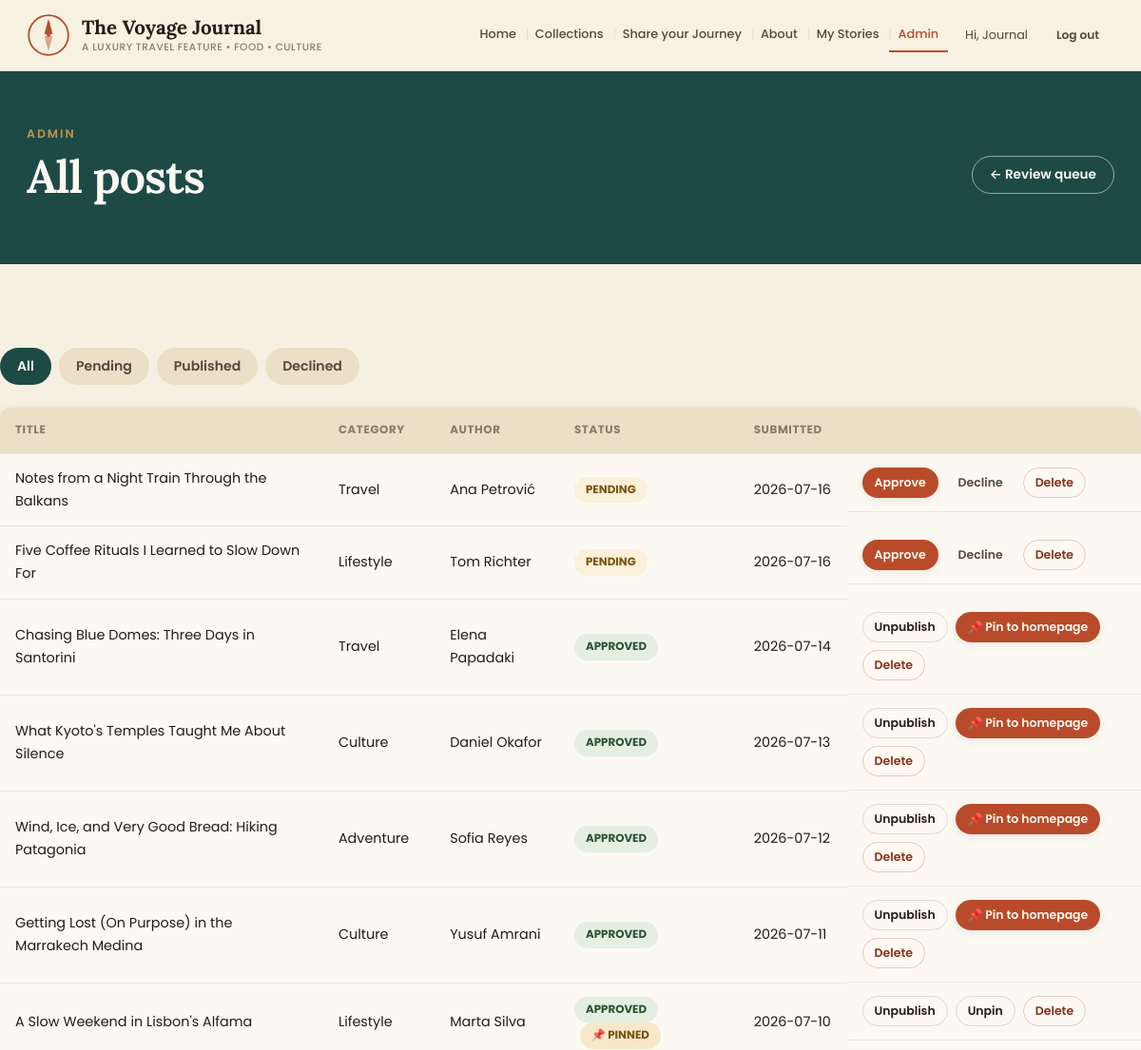
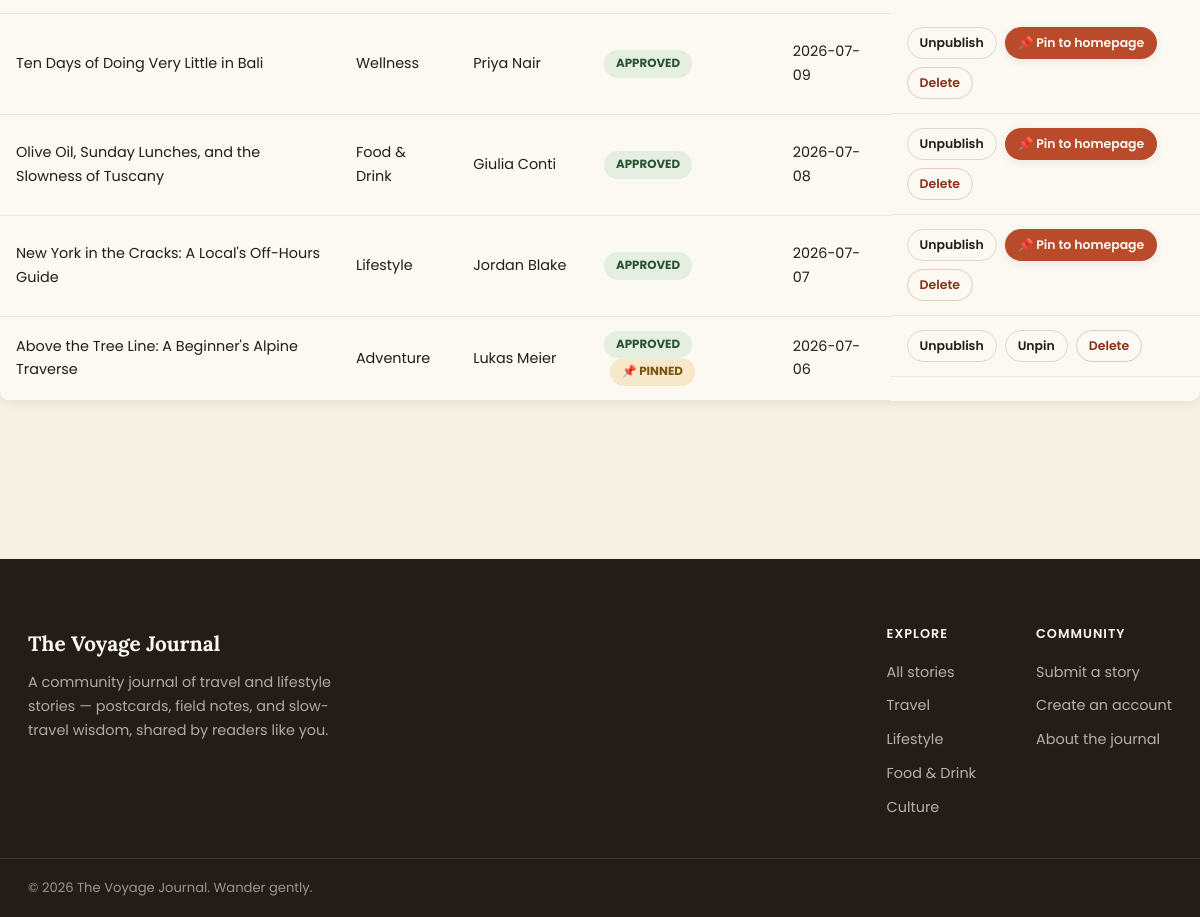
The app's page /admin/posts (signed in) with its own data (2 pictures, top to bottom).
### tables this page shows
CREATE TABLE users (
    id            INTEGER PRIMARY KEY AUTOINCREMENT,
    name          TEXT NOT NULL,
    email         TEXT UNIQUE NOT NULL,
    password_hash TEXT NOT NULL,
    role          TEXT NOT NULL DEFAULT 'user' CHECK (role IN ('user', 'admin')),
    created_at    TEXT NOT NULL DEFAULT (datetime('now'))
);

CREATE TABLE posts (
    id                   INTEGER PRIMARY KEY AUTOINCREMENT,
    title                TEXT NOT NULL,
    slug                 TEXT UNIQUE NOT NULL,
    excerpt              TEXT,
    content              TEXT NOT NULL,
    cover_image          TEXT,
    category             TEXT NOT NULL,
    location             TEXT,
    author_name          TEXT NOT NULL,
    author_email         TEXT,
    submitted_by_user_id INTEGER REFERENCES users(id) ON DELETE SET NULL,
    status               TEXT NOT NULL DEFAULT 'pending' CHECK (status IN ('pending', 'approved', 'rejected')),
    admin_note           TEXT,
    view_count           INTEGER NOT NULL DEFAULT 0,
    share_count          INTEGER NOT NULL DEFAULT 0,
    pinned               INTEGER NOT NULL DEFAULT 0,
    pinned_at            TEXT,
    created_at           TEXT NOT NULL DEFAULT (datetime('now')),
    approved_at          TEXT
);

### app/admin.py (the view)
@bp.route("/posts")
@admin_required
def all_posts():
    db = get_db()
    status = request.args.get("status", "").strip()
    query = "SELECT * FROM posts"
    params = []
    if status in ("pending", "approved", "rejected"):
        query += " WHERE status = ?"
        params.append(status)
    query += " ORDER BY created_at DESC"
    posts = db.execute(query, params).fetchall()
    return render_template("admin_posts.html", posts=posts, active_status=status)

### app/db.py (called while the page is built)
def get_db():
    if "db" not in g:
        g.db = sqlite3.connect(
            current_app.config["DATABASE"],
            detect_types=sqlite3.PARSE_DECLTYPES,
        )
        g.db.row_factory = sqlite3.Row
        g.db.execute("PRAGMA foreign_keys = ON")
    return g.db

### app/utils.py (called while the page is built)
def load_logged_in_user():
    user_id = session.get("user_id")
    if user_id is None:
        g.user = None
    else:
        g.user = get_db().execute(
            "SELECT * FROM users WHERE id = ?", (user_id,)
        ).fetchone()

def admin_required(view):
    @functools.wraps(view)
    def wrapped_view(**kwargs):
        if g.user is None:
            flash("Please log in as an admin to continue.", "warning")
            return redirect(url_for("auth.login", next=request.path))
        if g.user["role"] != "admin":
            flash("That page is for admins only.", "error")
            return redirect(url_for("blog.home"))
        return view(**kwargs)
    return wrapped_view

def csrf_token() -> str:
    if "csrf_token" not in session:
        session["csrf_token"] = secrets.token_hex(24)
    return session["csrf_token"]

### templates/admin_posts.html (shortened to what this page needs)
{% extends "base.html" %}
{% block body_class %}page-admin{% endblock %}
{% block content %}
<section class="page-header page-header-admin">
  <div class="wrap admin-header-row">
    <div>
      <p class="eyebrow eyebrow-light">Admin</p>
      <h1>All posts</h1>
    </div>
    <a class="btn btn-outline-light btn-sm" href="{{ url_for('admin.dashboard') }}">← Review queue</a>
  </div>
</section>
<section class="wrap section">
  <div class="filter-tabs">
    <a href="{{ url_for('admin.all_posts') }}" class="{{ 'active' if not active_status }}">All</a>
    <a href="{{ url_for('admin.all_posts', status='pending') }}" class="{{ 'active' if active_status == 'pending' }}">Pending</a>
    <a href="{{ url_for('admin.all_posts', status='approved') }}" class="{{ 'active' if active_status == 'approved' }}">Published</a>
    <a href="{{ url_for('admin.all_posts', status='rejected') }}" class="{{ 'active' if active_status == 'rejected' }}">Declined</a>
  </div>
  <table class="admin-table">
    <thead>
      <tr><th>Title</th><th>Category</th><th>Author</th><th>Status</th><th>Submitted</th><th></th></tr>
    </thead>
    <tbody>
      {% for post in posts %}
      <tr>
        <td><a href="{{ url_for('blog.detail', slug=post.slug) }}">{{ post.title }}</a></td>
        <td>{{ post.category }}</td>
        <td>{{ post.author_name }}</td>
        <td>
          <span class="status-pill status-{{ post.status }}">{{ post.status }}</span>
          {% if post.pinned %}<span class="status-pill status-pinned">📌 pinned</span>{% endif %}
        </td>
        <td>{{ post.created_at[:10] }}</td>
        <td class="table-actions">
          {% if post.status == 'pending' %}
          <form method="post" action="{{ url_for('admin.approve', post_id=post.id) }}">
            <button type="submit" class="btn btn-primary btn-xs">Approve</button>
          </form>
          <form method="post" action="{{ url_for('admin.reject', post_id=post.id) }}">
            <button type="submit" class="btn btn-ghost btn-xs">Decline</button>
          </form>
          {% elif post.status == 'approved' %}
          <form method="post" action="{{ url_for('admin.unpublish', post_id=post.id) }}">
            <button type="submit" class="btn btn-outline btn-xs">Unpublish</button>
          </form>
          {% if post.pinned %}
          <form method="post" action="{{ url_for('admin.unpin', post_id=post.id) }}">
            <button type="submit" class="btn btn-outline btn-xs">Unpin</button>
          </form>
          {% else %}
          <form method="post" action="{{ url_for('admin.pin', post_id=post.id) }}">
            <button type="submit" class="btn btn-primary btn-xs">📌 Pin to homepage</button>
          </form>
          {% endif %}
          {% endif %}
          <form method="post" action="{{ url_for('admin.delete', post_id=post.id) }}"
                onsubmit='return confirm({{ ("Permanently delete “" ~ post.title ~ "”? This removes it, its photos, likes, and comments. This cannot be undone.") | tojson }})'>
            <button type="submit" class="btn btn-danger btn-xs">Delete</button>
          </form>
        </td>
      </tr>
      {% else %}
      <tr><td colspan="6" class="table-empty">No posts here.</td></tr>
      {% endfor %}
    </tbody>
  </table>
</section>
{% endblock %}

### templates/base.html (shortened to what this page needs)
<!DOCTYPE html>
<html lang="en">
<head>
<link rel="stylesheet" href="{{ url_for('static', filename='css/style.css') }}">
</head>
<body class="{% block body_class %}{% endblock %}">
<header class="site-header">
  <div class="wrap header-inner">
    <a class="brand" href="{{ url_for('blog.home') }}">
      <span class="brand-mark" aria-hidden="true">
        <svg viewBox="0 0 64 64" width="46" height="46">
          <text x="32" y="16" text-anchor="middle" font-size="6" fill="currentColor" font-family="Poppins, sans-serif" font-weight="600">N</text>
        </svg>
      </span>
      <span class="brand-text">
        <span class="brand-name">{{ site.name }}</span>
        <span class="brand-tagline">{{ site.header_tagline }}</span>
      </span>
    </a>
    <nav class="main-nav" aria-label="Primary">
      <a href="{{ url_for('blog.home') }}" class="{{ 'active' if request.endpoint == 'blog.home' else '' }}">Home</a>
      <a href="{{ url_for('blog.listing') }}" class="{{ 'active' if request.endpoint == 'blog.listing' else '' }}">Collections</a>
      <a href="{{ url_for('blog.submit') }}" class="{{ 'active' if request.endpoint == 'blog.submit' else '' }}">Share your Journey</a>
      <a href="{{ url_for('blog.about') }}" class="{{ 'active' if request.endpoint == 'blog.about' else '' }}">About</a>
      {% if current_user %}
      <a href="{{ url_for('blog.my_stories') }}" class="{{ 'active' if request.endpoint == 'blog.my_stories' else '' }}">My Stories</a>
      {% endif %}
      {% if current_user and current_user['role'] == 'admin' %}
      <a href="{{ url_for('admin.dashboard') }}" class="{{ 'active' if request.blueprint == 'admin' else '' }}">Admin</a>
      {% endif %}
    </nav>
    <div class="header-actions">
      {% if current_user %}
        <span class="header-user">Hi, {{ current_user['name'].split(' ')[0] }}</span>
        <a class="btn btn-ghost btn-sm" href="{{ url_for('auth.logout') }}">Log out</a>
      {% else %}
        <a class="btn btn-ghost btn-sm" href="{{ url_for('auth.login') }}">Log in</a>
        <a class="btn btn-primary btn-sm" href="{{ url_for('auth.signup') }}">Subscribe</a>
      {% endif %}
    </div>
  </div>
</header>
<main id="main">
{% block content %}{% endblock %}
</main>
<footer class="site-footer">
  <div class="wrap footer-inner">
    <div class="footer-brand">
      <span class="brand-name">{{ site.name }}</span>
      <p>{{ site.description }}</p>
    </div>
    <div class="footer-cols">
      <div>
        <h4>Explore</h4>
        <a href="{{ url_for('blog.listing') }}">All stories</a>
        {% for cat in categories[:4] %}
        <a href="{{ url_for('blog.listing', category=cat) }}">{{ cat }}</a>
        {% endfor %}
      </div>
      <div>
        <h4>Community</h4>
        <a href="{{ url_for('blog.submit') }}">Submit a story</a>
        <a href="{{ url_for('auth.signup') }}">Create an account</a>
        <a href="{{ url_for('blog.about') }}">About the journal</a>
      </div>
    </div>
  </div>
  <div class="wrap footer-bottom">
    <span>&copy; {{ 2026 }} {{ site.name }}. Wander gently.</span>
  </div>
</footer>
</body>
</html>

### records on screen
users: name "Journal"
posts: title "Notes from a Night Train Through the Balkans", category "Travel", author_name "Ana Petrović", status "PENDING", created_at "2026-07-16"
posts: title "Five Coffee Rituals I Learned to Slow Down For", category "Lifestyle", author_name "Tom Richter", status "PENDING", created_at "2026-07-16"
posts: title "Chasing Blue Domes: Three Days in Santorini", category "Travel", author_name "Elena Papadaki", status "APPROVED", created_at "2026-07-14"
posts: title "What Kyoto's Temples Taught Me About Silence", category "Culture", author_name "Daniel Okafor", status "APPROVED", created_at "2026-07-13"
posts: title "Wind, Ice, and Very Good Bread: Hiking Patagonia", category "Adventure", author_name "Sofia Reyes", status "APPROVED", created_at "2026-07-12"
posts: title "Getting Lost (On Purpose) in the Marrakech Medina", category "Culture", author_name "Yusuf Amrani", status "APPROVED", created_at "2026-07-11"
posts: title "A Slow Weekend in Lisbon's Alfama", category "Lifestyle", author_name "Marta Silva", status "APPROVED", pinned "📌 PINNED", created_at "2026-07-10"
posts: title "Ten Days of Doing Very Little in Bali", category "Wellness", author_name "Priya Nair", status "APPROVED", created_at "2026-07-09"
posts: title "Olive Oil, Sunday Lunches, and the Slowness of Tuscany", category "Food & Drink", author_name "Giulia Conti", status "APPROVED", created_at "2026-07-08"
posts: title "New York in the Cracks: A Local's Off-Hours Guide", category "Lifestyle", author_name "Jordan Blake", status "APPROVED", created_at "2026-07-07"
posts: title "Above the Tree Line: A Beginner's Alpine Traverse", category "Adventure", author_name "Lukas Meier", status "APPROVED", pinned "📌 PINNED", created_at "2026-07-06"

### other values on screen
{{ site.name }} "The Voyage Journal"
{{ site.header_tagline }} "A LUXURY TRAVEL FEATURE • FOOD • CULTURE"
{{ site.description }} "A community journal of travel and lifestyle stories — postcards, field notes, and slow-travel wisdom, shared by readers like you."
{{ cat }} "Travel" "Lifestyle" "Food & Drink" "Culture"
{{ 2026 }} "2026"
